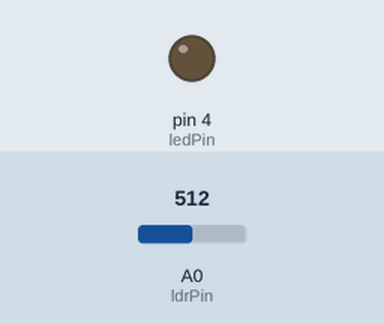
A sketch run on a simulated Arduino Uno, built with avr-gcc and run on an emulated ATmega328P. Shown: output pins drawn as LEDs (lit = HIGH). Inputs (shaded band) come from the test bench; at power-on: A0 (ldrPin) = 512.

Above: at 1.2 s.
1.3 s: A0 (ldrPin) set to 308
2.8 s: A0 (ldrPin) set to 281
At 3.6 s:
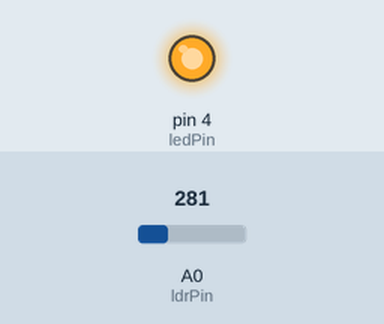
4.4 s: A0 (ldrPin) set to 306
At 5.6 s:
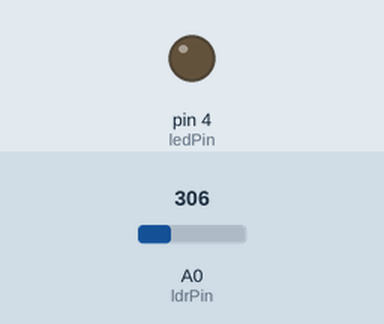
6.1 s: A0 (ldrPin) set to 290
At 7.6 s:
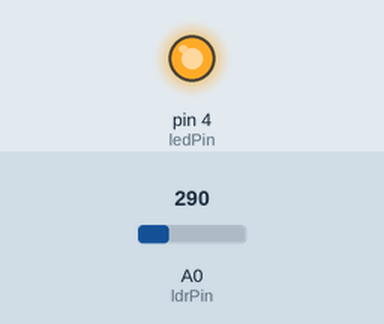
Timing chart, 0 to 8.7 s (numbered marks = the images above; inputs shaded):
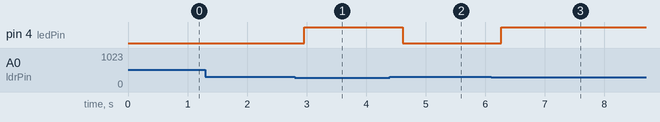

The sketch:

LDRPin4.ino
```cpp
 int ldrPin = A0; // Pin analógico para el LDR
    int ledPin = 4;  // Pin digital para el LED
    int umbral = 300; // Umbral de luz (ajustar según necesidad)

    void setup() {
      pinMode(ledPin, OUTPUT); // Configurar el pin del LED como salida
      // Serial.begin(9600); // Opcional: para ver el valor del LDR en el Monitor Serial
    }

    void loop() {
      int valorLDR = analogRead(ldrPin); // Leer el valor del LDR
     Serial.print("valorLDR: ");
     Serial.println(valorLDR); // Opcional: muestra el valor del LDR
delay(100);
      if (valorLDR < umbral) { // Si hay poca luz (oscuro)
        digitalWrite(ledPin, HIGH); // Enciende el LED
      } else { // Si hay suficiente luz
        digitalWrite(ledPin, LOW);  // Apaga el LED
      }
      delay(50); // Pequeña espera para estabilizar la lectura
    }
```

Measured:
- the behaviour switches between 300 and 299 on A0 (ldrPin) (found by bisection; images 0 and 1)
- after the input at 1.3 s, every drawn part: stays the same
- after the input at 2.8 s, pin 4 (ledPin): LOW → HIGH after 0.16 s
- after the input at 4.4 s, pin 4 (ledPin): HIGH → LOW after 0.21 s
- after the input at 6.1 s, pin 4 (ledPin): LOW → HIGH after 0.17 s
